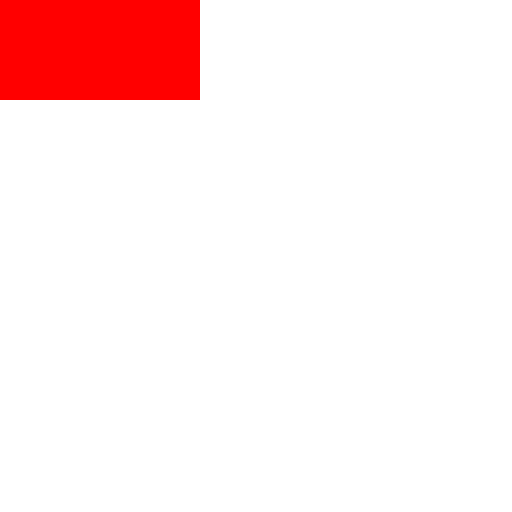
Frame 1 (no input)
Frame 60 (the mouse pressed at the canvas centre just before this capture): identical to frame 1, image omitted
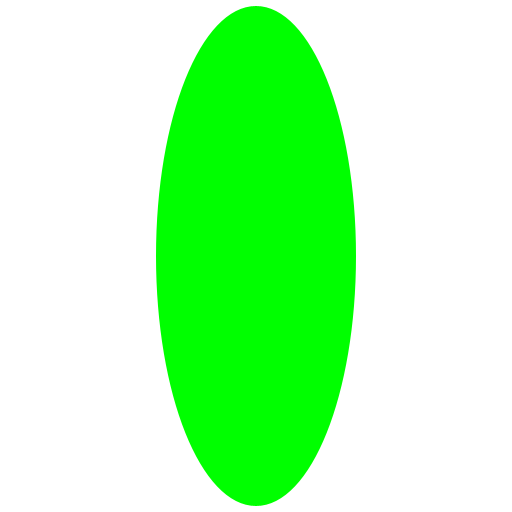
Frame 120 (the mouse held since frame 60 and released just before this capture)

The Processing sketch that drew these frames (run headless with seeded random() and noise(); from frame 60 on, the mouse is pressed at the canvas centre):

// Processing sketch: ex1
// ── ex1.pde
color white = color(255);
color red = color(255, 0, 0);
color green = color(0, 255, 0);
color blue = color(0, 0, 255);

void setup() {
    size(512, 512);
    background(white);
    noStroke();
}

void draw() {
    background(white);
    fill(red);
    rect(0, 0, 200, 100);
    fill(red);
    ellipse(mouseX, mouseY, 33, 33);
        if (mouseButton == RIGHT || mouseX > width/3 && mouseX < (2 * width/3) || mouseY > height/3 && mouseY < (2 * height/3)) {
            background(white);
            fill(green);
            ellipse(width/2, height/2, 200, 500);
            ellipse(mouseX, mouseY, 33, 33);
        }
        if (mouseButton == LEFT || mouseX > (2 * width/3) || mouseY > (2 * height/3)) {
            background(white);
            fill(blue);
            triangle(512, 30, 512, 512, 100, 0);
            fill(blue);
            ellipse(mouseX, mouseY, 33, 33);
        }

}







void mouseReleased() {
    
}
